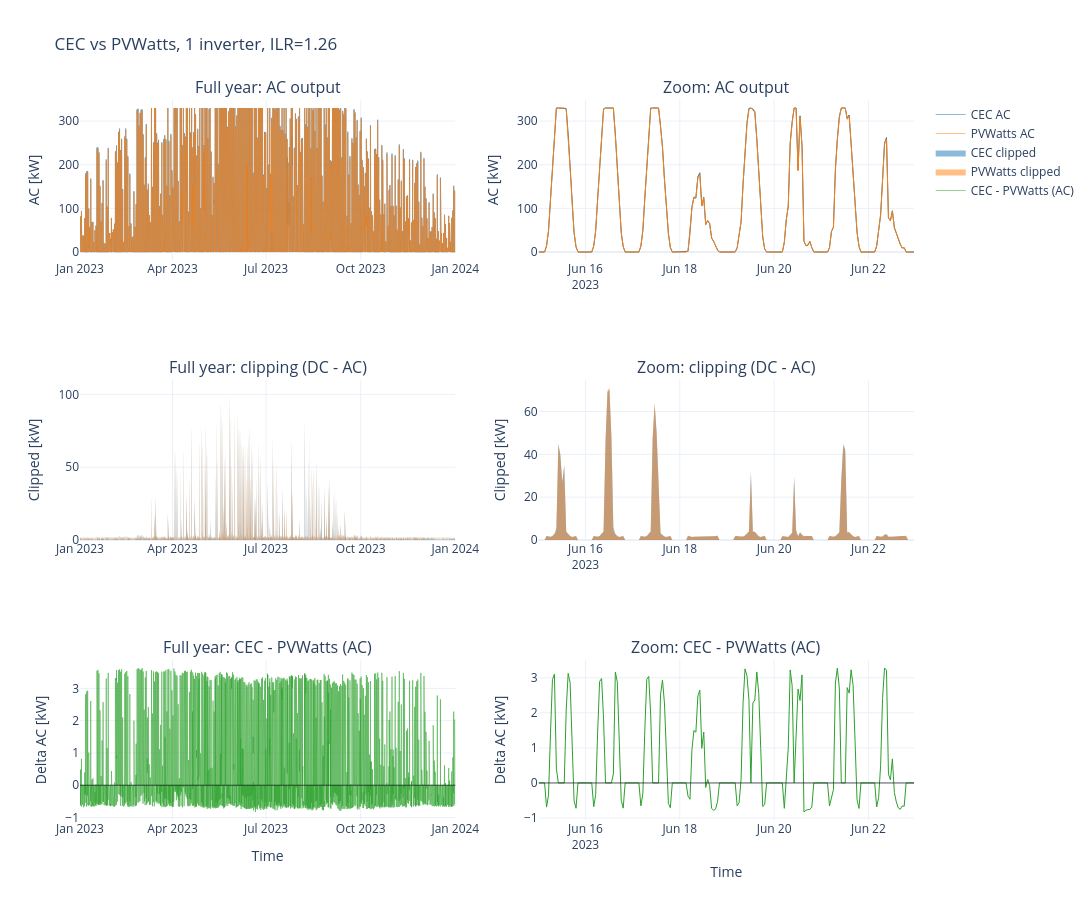

Notebook cell for this chart:
### Markdown cell above
Check whether the apparently bad fit of the cec parameters means anything by comparing output to the simpler PVWatts model

### Code cell
# PVWatts module parameters
module_params_pvwatts = {
    "pdc0": module["pdc0"],
    "gamma_pdc": module["gamma_pdc"],
}

# PVWatts inverter parameters
inverter_parameters = {
    "pdc0": inverter["pac0"] / inverter["eta_inv_nom"],
    "eta_inv_nom": inverter["eta_inv_nom"],
}

# Faiman temperature model
temperature_model_parameters = {"u0": 25.0, "u1": 6.84}

system = PVSystem(
    surface_tilt=best_tilt,
    surface_azimuth=best_az,
    module_parameters=module_params_pvwatts,
    inverter_parameters=inverter_parameters,
    temperature_model_parameters=temperature_model_parameters,
    modules_per_string=n_s,
    strings_per_inverter=n_p,
)

location = Location(lat, lon, tz="UTC")

mc_pvwatts = ModelChain(
    system, location,
    aoi_model="no_loss",
    spectral_model="no_loss",
    dc_model="pvwatts",
    ac_model="pvwatts",
    temperature_model="faiman",
    losses_model="no_loss",
    transposition_model="perez",
)

with np.errstate(invalid="ignore", divide="ignore"):
    mc_pvwatts.run_model(weather)

# One inverter block
dc_block = mc_pvwatts.results.dc.clip(lower=0)
ac_block = mc_pvwatts.results.ac.clip(lower=0)

# Scale to plant
p_dc_block = n_s * n_p * module["pdc0"]
n_inverters = max(1, int(round((ilr * inverter["pac0"]) / p_dc_block)))

dc_plant_pvwatts = n_inverters * dc_block
ac_plant_pvwatts = n_inverters * ac_block

cec_dc = dc_plant.copy()
cec_ac = ac_plant.copy()
pw_dc  = dc_plant_pvwatts.copy()
pw_ac  = ac_plant_pvwatts.copy()

summary = pd.DataFrame({
    "Model": ["CEC", "PVWatts"],
    "Annual DC [MWh]": [cec_dc.sum()/1e6, pw_dc.sum()/1e6],
    "Annual AC [MWh]": [cec_ac.sum()/1e6, pw_ac.sum()/1e6],
    "Clipped [MWh]": [
        (cec_dc - cec_ac).clip(lower=0).sum()/1e6,
        (pw_dc  - pw_ac ).clip(lower=0).sum()/1e6,
    ],
    "Max DC [MW]": [cec_dc.max()/1e6, pw_dc.max()/1e6],
    "Max AC [MW]": [cec_ac.max()/1e6, pw_ac.max()/1e6],
})
print(summary.round(2).to_string(index=False))

diff_ac = (cec_ac - pw_ac) / 1e3   # kW
z0, z1 = "2023-06-15", "2023-06-22"

fig = make_subplots(
    rows=3, cols=2,
    subplot_titles=(
        "Full year: AC output", "Zoom: AC output",
        "Full year: clipping (DC - AC)", "Zoom: clipping (DC - AC)",
        "Full year: CEC - PVWatts (AC)", "Zoom: CEC - PVWatts (AC)",
    ),
)

# Row 1: AC in kW
fig.add_trace(go.Scatter(x=cec_ac.index, y=cec_ac/1e3, name="CEC AC",
                         line=dict(width=0.5, color="#1f77b4")), row=1, col=1)
fig.add_trace(go.Scatter(x=pw_ac.index, y=pw_ac/1e3, name="PVWatts AC",
                         line=dict(width=0.5, color="#ff7f0e")), row=1, col=1)
fig.add_trace(go.Scatter(x=cec_ac.loc[z0:z1].index, y=cec_ac.loc[z0:z1]/1e3, name="CEC AC (zoom)",
                         line=dict(width=1.0, color="#1f77b4"), showlegend=False), row=1, col=2)
fig.add_trace(go.Scatter(x=pw_ac.loc[z0:z1].index, y=pw_ac.loc[z0:z1]/1e3, name="PVWatts AC (zoom)",
                         line=dict(width=1.0, color="#ff7f0e"), showlegend=False), row=1, col=2)

# Row 2: clipping in kW
cec_clip = (cec_dc - cec_ac).clip(lower=0) / 1e3
pw_clip  = (pw_dc  - pw_ac ).clip(lower=0) / 1e3
fig.add_trace(go.Scatter(x=cec_clip.index, y=cec_clip, name="CEC clipped",
                         fill="tozeroy", line=dict(width=0, color="rgba(31,119,180,0.4)")), row=2, col=1)
fig.add_trace(go.Scatter(x=pw_clip.index, y=pw_clip, name="PVWatts clipped",
                         fill="tozeroy", line=dict(width=0, color="rgba(255,127,14,0.4)")), row=2, col=1)
fig.add_trace(go.Scatter(x=cec_clip.loc[z0:z1].index, y=cec_clip.loc[z0:z1], name="CEC clipped (zoom)",
                         fill="tozeroy", line=dict(width=0, color="rgba(31,119,180,0.4)"), showlegend=False), row=2, col=2)
fig.add_trace(go.Scatter(x=pw_clip.loc[z0:z1].index, y=pw_clip.loc[z0:z1], name="PVWatts clipped (zoom)",
                         fill="tozeroy", line=dict(width=0, color="rgba(255,127,14,0.4)"), showlegend=False), row=2, col=2)

# Row 3: delta AC in kW
fig.add_trace(go.Scatter(x=diff_ac.index, y=diff_ac, name="CEC - PVWatts (AC)",
                         line=dict(width=0.5, color="#2ca02c")), row=3, col=1)
fig.add_hline(y=0, line=dict(color="black", width=0.6), row=3, col=1)
fig.add_trace(go.Scatter(x=diff_ac.loc[z0:z1].index, y=diff_ac.loc[z0:z1], name="CEC - PVWatts (AC, zoom)",
                         line=dict(width=1.0, color="#2ca02c"), showlegend=False), row=3, col=2)
fig.add_hline(y=0, line=dict(color="black", width=0.6), row=3, col=2)

for c in range(1, 3):
    fig.update_yaxes(title_text="AC [kW]", row=1, col=c)
    fig.update_yaxes(title_text="Clipped [kW]", row=2, col=c)
    fig.update_yaxes(title_text="Delta AC [kW]", row=3, col=c)
    fig.update_xaxes(title_text="Time", row=3, col=c)

fig.update_layout(height=900, width=1400, hovermode="x unified",
                  template="plotly_white",
                  title_text=f"CEC vs PVWatts, {n_inverters} inverter, ILR={ilr_actual:.2f}")
fig.show()

### Figure 1 — Plotly figure (JSON) as saved in the notebook; plotly's stock layout.template omitted (floating-point values rounded to 4 significant figures; data arrays with more than 128 entries replaced by an {"elided": "..."} marker saying what was removed)
{"data": [{"line": {"color": "#1f77b4", "width": 0.5}, "name": "CEC AC", "type": "scatter", "x": {"elided": "8760 str values"}, "xaxis": "x", "y": {"elided": "8760 float values"}, "yaxis": "y"}, {"line": {"color": "#ff7f0e", "width": 0.5}, "name": "PVWatts AC", "type": "scatter", "x": {"elided": "8760 str values"}, "xaxis": "x", "y": {"elided": "8760 float values"}, "yaxis": "y"}, {"line": {"color": "#1f77b4", "width": 1}, "name": "CEC AC (zoom)", "showlegend": false, "type": "scatter", "x": {"elided": "192 str values"}, "xaxis": "x2", "y": {"elided": "192 float values"}, "yaxis": "y2"}, {"line": {"color": "#ff7f0e", "width": 1}, "name": "PVWatts AC (zoom)", "showlegend": false, "type": "scatter", "x": {"elided": "192 str values"}, "xaxis": "x2", "y": {"elided": "192 float values"}, "yaxis": "y2"}, {"fill": "tozeroy", "line": {"color": "rgba(31,119,180,0.4)", "width": 0}, "name": "CEC clipped", "type": "scatter", "x": {"elided": "8760 str values"}, "xaxis": "x3", "y": {"elided": "8760 float values"}, "yaxis": "y3"}, {"fill": "tozeroy", "line": {"color": "rgba(255,127,14,0.4)", "width": 0}, "name": "PVWatts clipped", "type": "scatter", "x": {"elided": "8760 str values"}, "xaxis": "x3", "y": {"elided": "8760 float values"}, "yaxis": "y3"}, {"fill": "tozeroy", "line": {"color": "rgba(31,119,180,0.4)", "width": 0}, "name": "CEC clipped (zoom)", "showlegend": false, "type": "scatter", "x": {"elided": "192 str values"}, "xaxis": "x4", "y": {"elided": "192 float values"}, "yaxis": "y4"}, {"fill": "tozeroy", "line": {"color": "rgba(255,127,14,0.4)", "width": 0}, "name": "PVWatts clipped (zoom)", "showlegend": false, "type": "scatter", "x": {"elided": "192 str values"}, "xaxis": "x4", "y": {"elided": "192 float values"}, "yaxis": "y4"}, {"line": {"color": "#2ca02c", "width": 0.5}, "name": "CEC - PVWatts (AC)", "type": "scatter", "x": {"elided": "8760 str values"}, "xaxis": "x5", "y": {"elided": "8760 float values"}, "yaxis": "y5"}, {"line": {"color": "#2ca02c", "width": 1}, "name": "CEC - PVWatts (AC, zoom)", "showlegend": false, "type": "scatter", "x": {"elided": "192 str values"}, "xaxis": "x6", "y": {"elided": "192 float values"}, "yaxis": "y6"}], "layout": {"annotations": [{"font": {"size": 16}, "showarrow": false, "text": "Full year: AC output", "x": 0.225, "xanchor": "center", "xref": "paper", "y": 1, "yanchor": "bottom", "yref": "paper"}, {"font": {"size": 16}, "showarrow": false, "text": "Zoom: AC output", "x": 0.775, "xanchor": "center", "xref": "paper", "y": 1, "yanchor": "bottom", "yref": "paper"}, {"font": {"size": 16}, "showarrow": false, "text": "Full year: clipping (DC - AC)", "x": 0.225, "xanchor": "center", "xref": "paper", "y": 0.6111, "yanchor": "bottom", "yref": "paper"}, {"font": {"size": 16}, "showarrow": false, "text": "Zoom: clipping (DC - AC)", "x": 0.775, "xanchor": "center", "xref": "paper", "y": 0.6111, "yanchor": "bottom", "yref": "paper"}, {"font": {"size": 16}, "showarrow": false, "text": "Full year: CEC - PVWatts (AC)", "x": 0.225, "xanchor": "center", "xref": "paper", "y": 0.2222, "yanchor": "bottom", "yref": "paper"}, {"font": {"size": 16}, "showarrow": false, "text": "Zoom: CEC - PVWatts (AC)", "x": 0.775, "xanchor": "center", "xref": "paper", "y": 0.2222, "yanchor": "bottom", "yref": "paper"}], "height": 900, "hovermode": "x unified", "shapes": [{"line": {"color": "black", "width": 0.6}, "type": "line", "x0": 0, "x1": 1, "xref": "x5 domain", "y0": 0, "y1": 0, "yref": "y5"}, {"line": {"color": "black", "width": 0.6}, "type": "line", "x0": 0, "x1": 1, "xref": "x6 domain", "y0": 0, "y1": 0, "yref": "y6"}], "title": {"text": "CEC vs PVWatts, 1 inverter, ILR=1.26"}, "width": 1400, "xaxis": {"anchor": "y", "domain": [0, 0.45]}, "xaxis2": {"anchor": "y2", "domain": [0.55, 1]}, "xaxis3": {"anchor": "y3", "domain": [0, 0.45]}, "xaxis4": {"anchor": "y4", "domain": [0.55, 1]}, "xaxis5": {"anchor": "y5", "domain": [0, 0.45], "title": {"text": "Time"}}, "xaxis6": {"anchor": "y6", "domain": [0.55, 1], "title": {"text": "Time"}}, "yaxis": {"anchor": "x", "domain": [0.7778, 1], "title": {"text": "AC [kW]"}}, "yaxis2": {"anchor": "x2", "domain": [0.7778, 1], "title": {"text": "AC [kW]"}}, "yaxis3": {"anchor": "x3", "domain": [0.3889, 0.6111], "title": {"text": "Clipped [kW]"}}, "yaxis4": {"anchor": "x4", "domain": [0.3889, 0.6111], "title": {"text": "Clipped [kW]"}}, "yaxis5": {"anchor": "x5", "domain": [0, 0.2222], "title": {"text": "Delta AC [kW]"}}, "yaxis6": {"anchor": "x6", "domain": [0, 0.2222], "title": {"text": "Delta AC [kW]"}}}}
